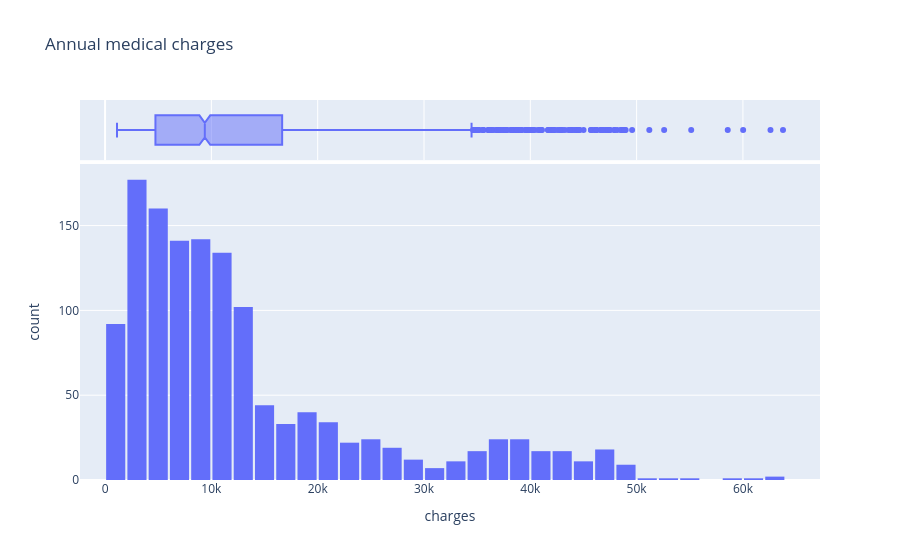

Here is the notebook cell this chart was saved with:
### Markdown cell above
- Charges

### Code cell
fig = px.histogram(
    medical_df,
    x='charges',
    # color='smoker',
    marginal='box',
    # color_discrete_sequence=['green', 'grey'],
    nbins=47, # bin for each year. Calculated from min and max age in the dataset.
    title="Annual medical charges"
)
fig.update_layout(bargap=0.1)
fig.show()

### Figure 1 — Plotly figure (JSON) as saved in the notebook; plotly's stock layout.template omitted (floating-point values rounded to 4 significant figures; data arrays with more than 128 entries replaced by an {"elided": "..."} marker saying what was removed)
{"data": [{"bingroup": "x", "hovertemplate": "charges=%{x}<br>count=%{y}<extra></extra>", "legendgroup": "", "marker": {"color": "#636efa", "pattern": {"shape": ""}}, "name": "", "nbinsx": 47, "orientation": "v", "showlegend": false, "type": "histogram", "x": {"elided": "1338 float values"}, "xaxis": "x", "yaxis": "y"}, {"hovertemplate": "charges=%{x}<extra></extra>", "legendgroup": "", "marker": {"color": "#636efa"}, "name": "", "notched": true, "showlegend": false, "type": "box", "x": {"elided": "1338 float values"}, "xaxis": "x2", "yaxis": "y2"}], "layout": {"bargap": 0.1, "barmode": "relative", "legend": {"tracegroupgap": 0}, "title": {"text": "Annual medical charges"}, "xaxis": {"anchor": "y", "domain": [0, 1], "title": {"text": "charges"}}, "xaxis2": {"anchor": "y2", "domain": [0, 1], "matches": "x", "showgrid": true, "showticklabels": false}, "yaxis": {"anchor": "x", "domain": [0, 0.8316], "title": {"text": "count"}}, "yaxis2": {"anchor": "x2", "domain": [0.8416, 1], "matches": "y2", "showgrid": false, "showline": false, "showticklabels": false, "ticks": ""}}}
